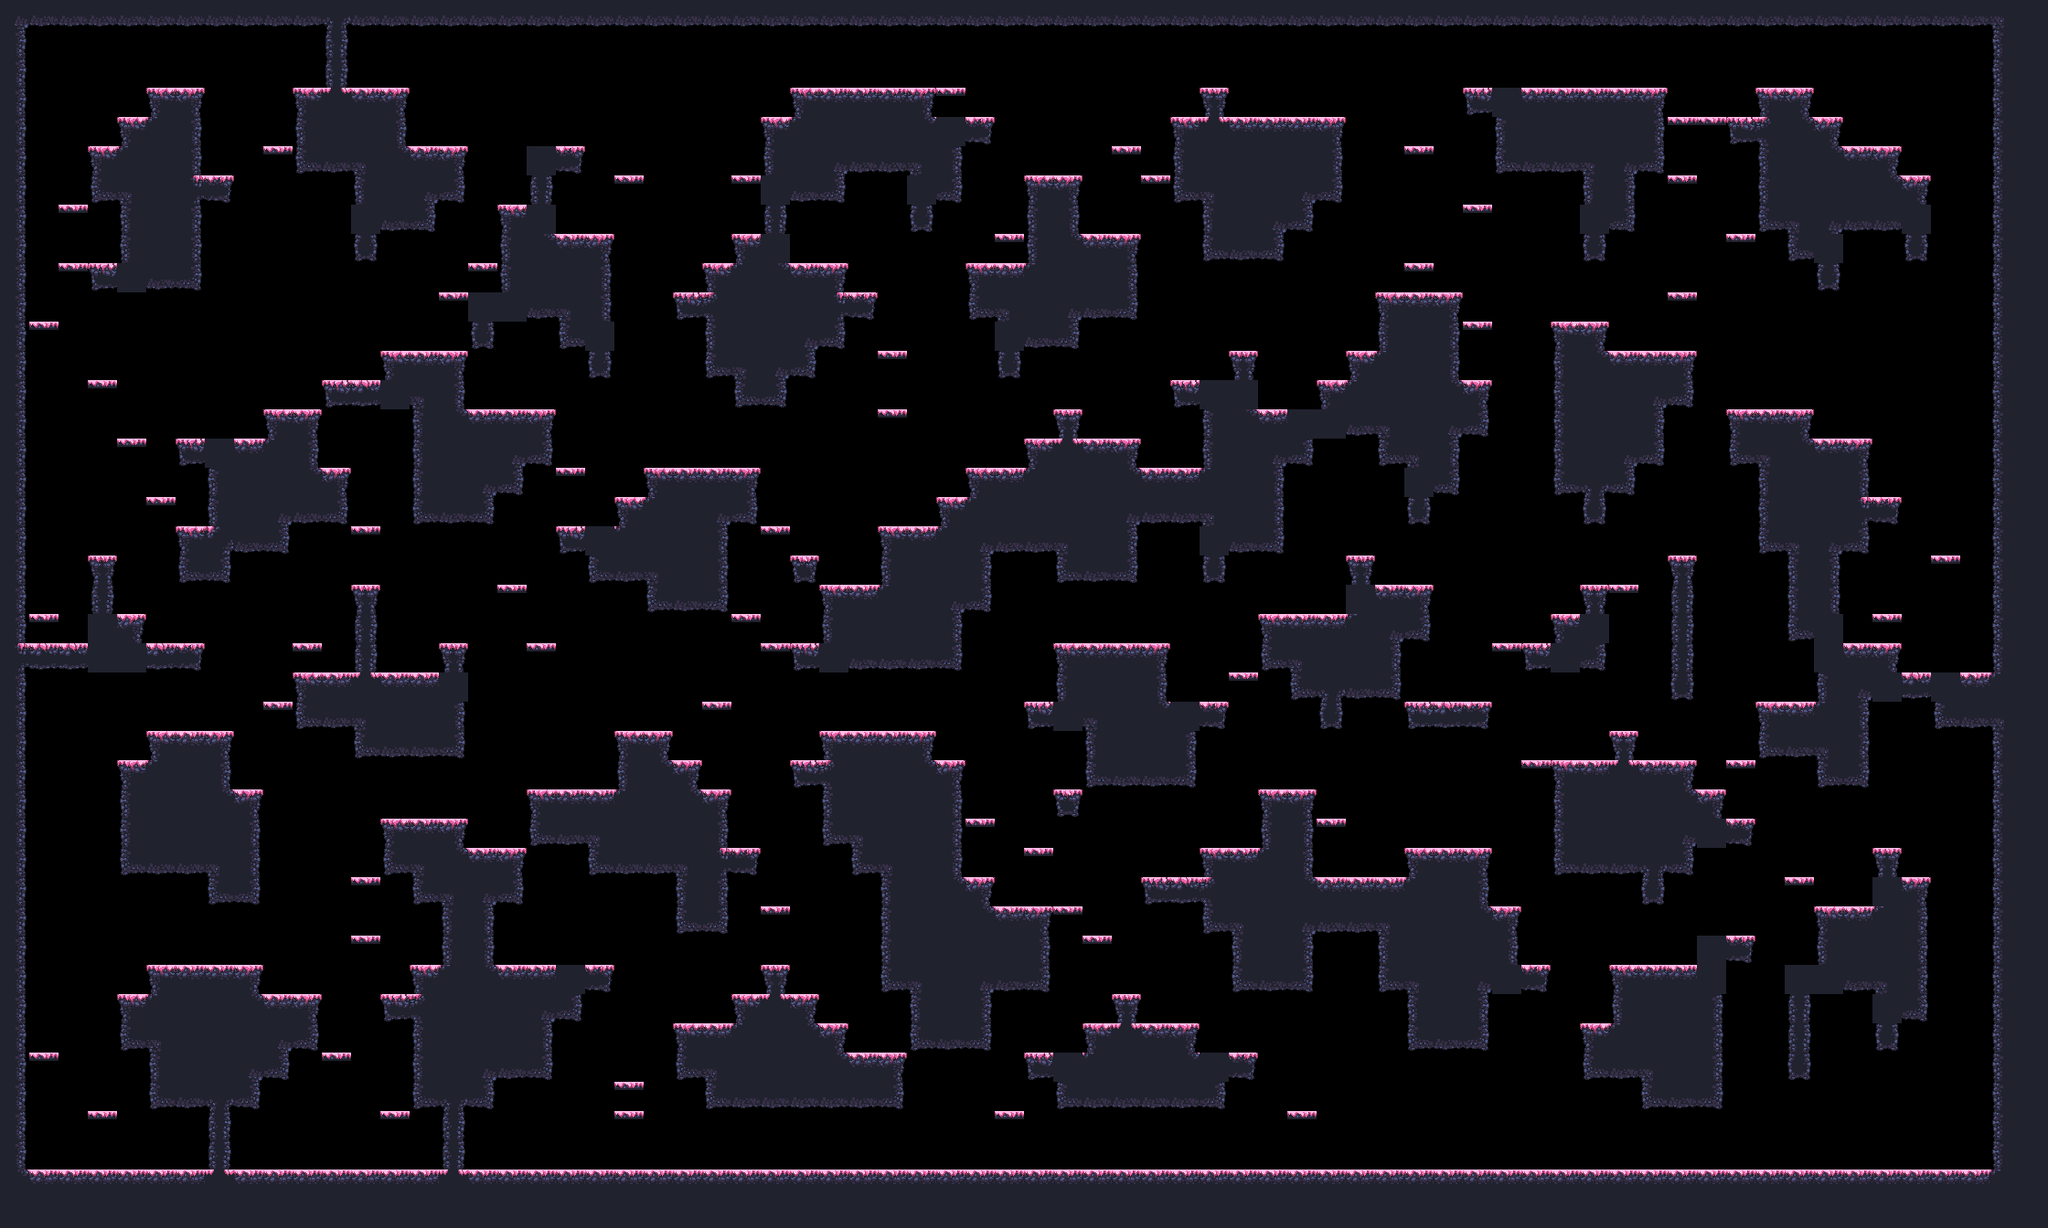

Tiled map render using the project's own tile images. Description and the map definition, with tile-layer contents summarised, below:
An orthogonal 70x42 tile map with 32x32 px tiles, 1 tile layer (main) and 17 objects (9x spawn, spawnPlayer0, spawnCrown0, spawnPlayer1, spawnCrown1, ...).

<map compressionlevel="0" height="42" infinite="0" nextlayerid="3" nextobjectid="4" orientation="orthogonal" renderorder="right-down" tiledversion="1.3.2" tileheight="32" tilewidth="32" version="1.2" width="70">
 <tileset firstgid="1" source="forest_spring_tile_set.tsx" />
 <layer height="42" id="1" name="main" width="70">
  <data>[2940 cells, 1298 non-empty, 26 distinct tile ids]</data>
 </layer>
 <objectgroup id="2" name="objects"><object id="1" name="spawnPlayer0" x="96" y="112.0" /><object id="2" name="spawnCrown0" x="480" y="112.0" /><object id="3" name="spawnPlayer1" x="1888" y="80.0" /><object id="4" name="spawnCrown1" x="2112" y="144.0" /><object id="5" name="spawnPlayer2" x="128" y="1232.0" /><object id="6" name="spawnCrown2" x="96" y="1232.0" /><object id="7" name="spawnPlayer3" x="2112" y="1232.0" /><object id="8" name="spawnCrown3" x="2080" y="1232.0" /><object id="9" name="spawn" x="672" y="1008.0" /><object id="10" name="spawn" x="1536" y="272.0" /><object id="11" name="spawn" x="1024" y="1232.0" /><object id="12" name="spawn" x="1280" y="912.0" /><object id="13" name="spawn" x="1728" y="1072.0" /><object id="14" name="spawn" x="1472" y="912.0" /><object id="15" name="spawn" x="256" y="432.0" /><object id="16" name="spawn" x="1376" y="1232.0" /><object id="17" name="spawn" x="2080" y="656.0" /></objectgroup></map>
